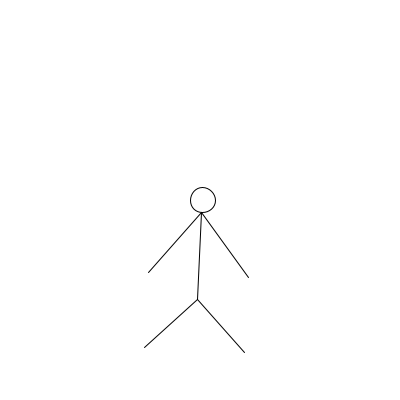
Frame 1 (no input)
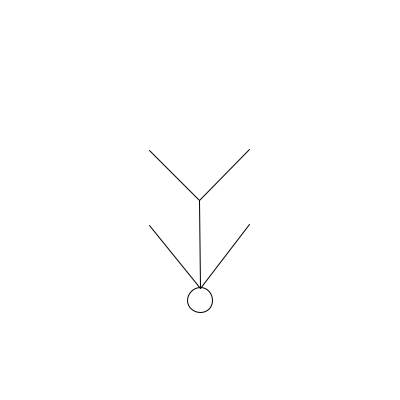
Frame 60 (the mouse pressed at the canvas centre just before this capture)
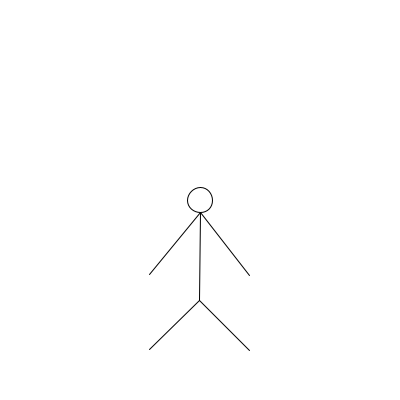
Frame 120 (the mouse held since frame 60 and released just before this capture)

The Processing sketch that drew these frames (run headless with seeded random() and noise(); from frame 60 on, the mouse is pressed at the canvas centre):

// Processing sketch: stick_figure
// ── stick_figure.pde
PVector stickHead = new PVector(200,200);
int Headsize = 25;
int torsoSize =100;
int legSize = torsoSize+ 50;
int legSpread=50;
float progress = 0;
PVector center = new PVector(stickHead.x, stickHead.y + torsoSize/2);

ArrayList<PVector> OrignalPostions = new ArrayList<PVector>();
ArrayList<PVector> CurrentPostions = new ArrayList<PVector>();

void setup()
{
  size(400  ,400);

      // store all points relative to the center (hip)
  OrignalPostions.add(new PVector(stickHead.x - center.x, stickHead.y - center.y)); // head 0 
  OrignalPostions.add(new PVector(stickHead.x - center.x, stickHead.y + torsoSize - center.y)); // hip 1 
  OrignalPostions.add(new PVector(stickHead.x - center.x, stickHead.y + Headsize/2 - center.y)); // shoulder2 
  OrignalPostions.add(new PVector(stickHead.x - legSpread - center.x, stickHead.y + legSize - center.y)); // left leg3
  OrignalPostions.add(new PVector(stickHead.x + legSpread - center.x, stickHead.y + legSize - center.y)); // right leg4
  OrignalPostions.add(new PVector(stickHead.x - legSpread - center.x, stickHead.y + legSize/2 - center.y)); // left arm5
  OrignalPostions.add(new PVector(stickHead.x + legSpread - center.x, stickHead.y + legSize/2 - center.y)); // right arm6

for (int i = 0; i < OrignalPostions.size(); i++) {
  CurrentPostions.add(new PVector(0, 0));
}
  frameRate(30);
  
  
}
float rotationAngle = 0;

void draw()
{
  
  background(255);
        rotationAngle += radians(3); 
  for (int i =0 ; i< OrignalPostions.size();i++ )
  {


    // rotate the original vector
    
  float x_local = OrignalPostions.get(i).x;
  float y_local = OrignalPostions.get(i).y;

  float x_rot = x_local * cos(rotationAngle) - y_local * sin(rotationAngle);
  float y_rot = x_local * sin(rotationAngle) + y_local * cos(rotationAngle);

PVector p = CurrentPostions.get(i);
p.x = center.x + x_rot;
p.y = center.y + y_rot;
  
  }
      ellipse(CurrentPostions.get(0).x, CurrentPostions.get(0).y,                       Headsize, Headsize);
      
      
      line(CurrentPostions.get(1).x, CurrentPostions.get(1).y,  CurrentPostions.get(2).x,CurrentPostions.get(2).y);
      
      
      line(CurrentPostions.get(2).x,CurrentPostions.get(2).y,            CurrentPostions.get(5).x,CurrentPostions.get(5).y);
      line(CurrentPostions.get(2).x,CurrentPostions.get(2).y,           CurrentPostions.get(6).x,CurrentPostions.get(6).y);
      
      
      line(CurrentPostions.get(1).x, CurrentPostions.get(1).y,         CurrentPostions.get(3).x, CurrentPostions.get(3).y);
      line(CurrentPostions.get(1).x, CurrentPostions.get(1).y,         CurrentPostions.get(4).x, CurrentPostions.get(4).y);   
          
}
